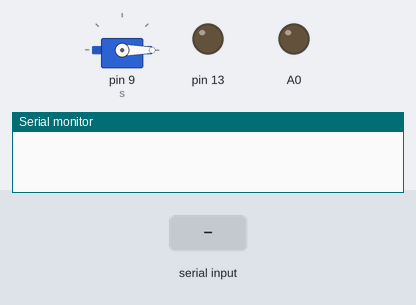
The sketch below on a simulated Arduino Uno, built with avr-gcc and run on an emulated ATmega328P. Shown: servo, output pins drawn as LEDs (lit = HIGH), the last lines printed to the serial monitor. Inputs (shaded band) come from the test bench.

Above: at 1.2 s.
1.3 s: "openDoor\n" received over Serial
At 3.8 s:
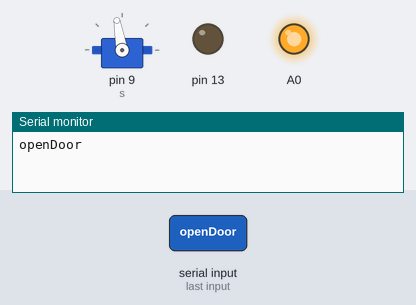
At 9.6 s:
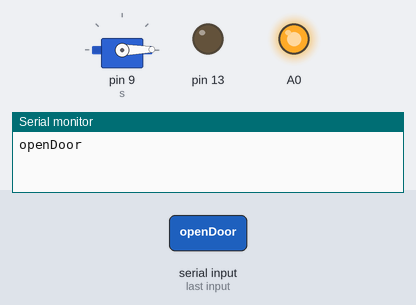
Timing chart, 0 to 10.3 s (numbered marks = the images above; inputs shaded):
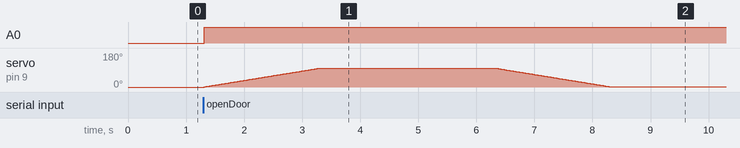

The sketch:

smart-door-with-face-mask-detection.ino
```cpp
#include<Servo.h>
#include<SoftwareSerial.h>

Servo s;

void setup()
{
  Serial.begin(9600);
  s.attach(9);
  s.write(0);
  pinMode(13,OUTPUT);
  pinMode(A0,OUTPUT);
}

void loop()
{
  delay(10);
  if (Serial.available() > 0)
  {
     String msg = Serial.readStringUntil('\n');
     Serial.println(msg);

    if (msg == "openDoor")
    {
       digitalWrite(A0,HIGH);
       digitalWrite(13,LOW);
       doorOn();
       delay(3000);
       doorOff();
    }
    if (msg == "closeDoor")
    {
       digitalWrite(13,HIGH);
       digitalWrite(A0,LOW);
    }
  }

}


void doorOff()
{
  for (int i = 100; i > 0; i--)
  {
    s.write(i);
    delay(20);
  }
}

void doorOn()
{
  for (int i = 1; i <= 100; i++)
  {
    s.write(i);
    delay(20);
  }
}
```

Measured:
- after the input at 1.3 s, A0: LOW → HIGH at once; servo on pin 9 (s): rises from 0° to 100° in 2.0 s, then falls to 1° in 5.0 s
